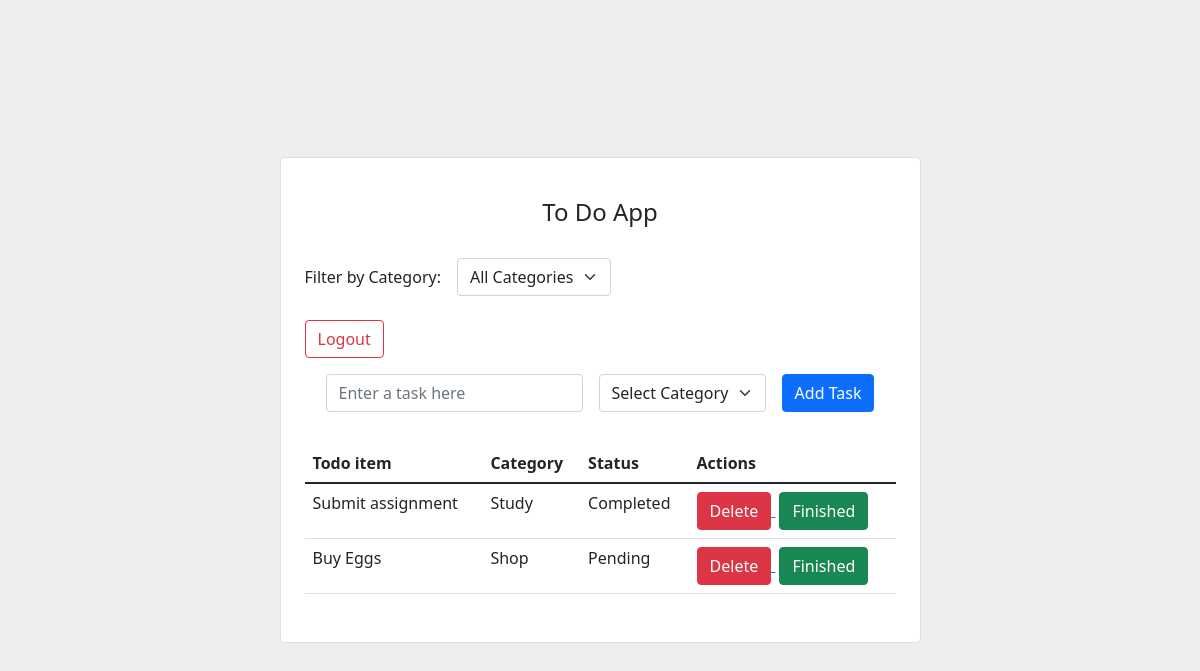
Screenshot of / (signed in) with the database file from the repository.
### todoapp/models.py (models this page shows, shortened)
class Todo(models.Model):
    user=models.ForeignKey(User,on_delete=models.CASCADE)
    name=models.CharField(max_length=300)
    status=models.BooleanField(default=False)
    category = models.ForeignKey(Category, on_delete=models.SET_NULL, null=True, blank=True)

class Category(models.Model):
    category_name = models.CharField(max_length=100)

### todoapp/views.py (the view, shortened to what this page needs)
# urls.py: path('',views.home,name='home'),
@login_required
def home(request):
    selected_category_id = request.GET.get('filter_category')
    if selected_category_id:
        all_todo = Todo.objects.filter(user=request.user, category__id=selected_category_id)
    else:
        all_todo = Todo.objects.filter(user=request.user)
    categories = Category.objects.all()
    return render(request,'todoapp/todo.html',{'todo':all_todo,'categories':categories,'selected_category': int(selected_category_id) if selected_category_id else None,})

### template/todoapp/todo.html (shortened to what this page needs)
<link rel="stylesheet" href="https://cdn.jsdelivr.net/npm/bootstrap@5.1.3/dist/css/bootstrap.min.css">
<section class="vh-100" style="background-color: #eee;">
    <div class="container py-5 h-100">
      <div class="row d-flex justify-content-center align-items-center h-100">
        <div class="col col-lg-9 col-xl-7">
          <div class="card rounded-3">
            <div class="card-body p-4">
              <h4 class="text-center my-3 pb-3">To Do App</h4>
              <form method="get" class="mb-4">
  <div class="row g-3 align-items-center">
    <div class="col-auto">
      <label for="filterCategory" class="col-form-label">Filter by Category:</label>
    </div>
    <div class="col-auto">
      <select name="filter_category" id="filterCategory" class="form-select" onchange="this.form.submit()">
        <option value="">All Categories</option>
      </select>
    </div>
  </div>
</form>
                <form method="POST" action="{% url 'logout' %}">
                    <button class="btn btn-outline-danger">Logout</button>
                </form>
              <form method="POST" class="row row-cols-lg-auto g-3 justify-content-center align-items-center mb-4 pb-2">
                <div class="col-12">
                  <div class="form-outline">
                    <input type="text" id="form1" class="form-control" name="task" placeholder="Enter a task here"/>
                  </div>
                </div>
                <div class="col-md-4">
            <select name="category" id="categorySelect" class="form-select">
              <option value="">Select Category</option>
            </select>
          </div>
                <div class="col-12">
                  <button type="submit" class="btn btn-primary">Add Task</button>
                </div>
              </form>
              <table class="table mb-4">
                <thead>
                  <tr>
                    <th scope="col">Todo item</th>
                    <th scope="col">Category</th>
                    <th scope="col">Status</th>
                    <th scope="col">Actions</th>
                  </tr>
                </thead>
                <tbody>
                    {%for i in todo%}
                  <tr>
                    <td>{{i.name}}</td>
                    {%if i.category.category_name%}
                    <td>{{i.category.category_name}}</td>
                    {%else%}
                     <td>No Category</td>
                    {%endif%}
                        {%if i.status%}
                        <td>Completed</td>
                        {%else%}
                        <td>Pending</td>
                        {%endif%}
                    <td>
                     <a href="{%url 'delete' i.id %}">
                    <button type="submit" class="btn btn-danger">Delete</button>
                    </a>
                     <a href="{%url 'update' i.id %}">
                    <button type="submit" class="btn btn-success ms-1">Finished</button>
                    </a>
                    </td>
                  </tr>
                  {%endfor%}
                </tbody>
              </table>
            </div>
          </div>
        </div>
      </div>
    </div>
  </section>

### rows the page displays
Todo: name "Submit assignment", category.category_name "Study", status "Completed"
Todo: name "Buy Eggs", category.category_name "Shop", status "Pending"
